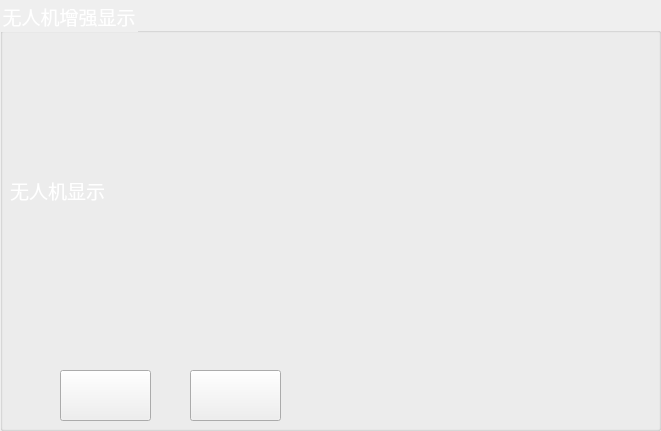
    <widget class="QGroupBox" name="groupBox_2">
     <property name="geometry">
      <rect>
       <x>10</x>
       <y>0</y>
       <width>661</width>
       <height>431</height>
      </rect>
     </property>
     <property name="font">
      <font>
       <family>SimSun-ExtB</family>
       <pointsize>14</pointsize>
      </font>
     </property>
     <property name="styleSheet">
      <string notr="true">QGroupBox{color:white}</string>
     </property>
     <property name="title">
      <string>无人机增强显示</string>
     </property>
     <widget class="QLabel" name="label_12">
      <property name="geometry">
       <rect>
        <x>10</x>
        <y>20</y>
        <width>641</width>
        <height>341</height>
       </rect>
      </property>
      <property name="font">
       <font>
        <family>SimSun-ExtB</family>
        <pointsize>14</pointsize>
        <weight>50</weight>
        <bold>false</bold>
       </font>
      </property>
      <property name="styleSheet">
       <string notr="true">color:white</string>
      </property>
      <property name="text">
       <string>无人机显示</string>
      </property>
     </widget>
     <widget class="QPushButton" name="pushButton_15">
      <property name="geometry">
       <rect>
        <x>190</x>
        <y>370</y>
        <width>91</width>
        <height>51</height>
       </rect>
      </property>
      <property name="font">
       <font>
        <family>Microsoft YaHei UI</family>
        <pointsize>14</pointsize>
       </font>
      </property>
      <property name="styleSheet">
       <string notr="true">QPushButton
{
border-image:url(D:/procedure/groundstation/checkin/denglu2/weichufaduankai.png);
color:white

}
QPushButton:hover { border-image:url(D:/procedure/groundstation/checkin/denglu2/chufaduankai.png) } </string>
      </property>
      <property name="text">
       <string/>
      </property>
     </widget>
     <widget class="QPushButton" name="pushButton_16">
      <property name="geometry">
       <rect>
        <x>60</x>
        <y>370</y>
        <width>91</width>
        <height>51</height>
       </rect>
      </property>
      <property name="font">
       <font>
        <family>Microsoft YaHei UI</family>
        <pointsize>14</pointsize>
       </font>
      </property>
      <property name="styleSheet">
       <string notr="true">QPushButton
{
border-image:url(D:/procedure/groundstation/checkin/denglu2/weichufalianjie.png);
color:white

}
QPushButton:hover { border-image:url(D:/procedure/groundstation/checkin/denglu2/chufalianjie.png) } </string>
      </property>
      <property name="text">
       <string/>
      </property>
     </widget>
    </widget>
